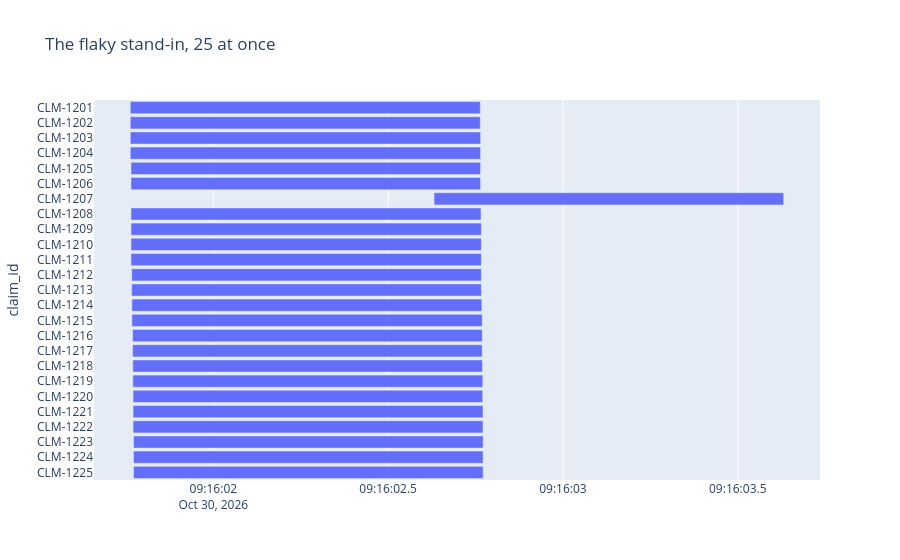

Source (notebook cell):
### Code cell
builder = StateGraph(Dispatch)
builder.add_node("list_claims", list_claims)
builder.add_node("work_claim", flaky_stand_in, retry_policy=RetryPolicy(max_attempts=3))
builder.add_edge(START, "list_claims")
builder.add_conditional_edges("list_claims", fan_out, ["work_claim"])
builder.add_edge("work_claim", END)
flaky_dispatcher = builder.compile()

result = flaky_dispatcher.invoke({}, {"max_concurrency": 25})
print(f"{len(result['results'])} claims done. CLM-1207 took {tries['CLM-1207']} tries.")
show_timeline(result["results"], "The flaky stand-in, 25 at once")

### Figure 1 — Plotly figure (JSON) as saved in the notebook; plotly's stock layout.template omitted (floating-point values rounded to 4 significant figures)
{"data": [{"base": ["2026-10-30T09:16:01.762488", "2026-10-30T09:16:01.762488", "2026-10-30T09:16:01.762488", "2026-10-30T09:16:01.762488", "2026-10-30T09:16:01.764506", "2026-10-30T09:16:01.764506", "2026-10-30T09:16:02.631390", "2026-10-30T09:16:01.764506", "2026-10-30T09:16:01.764506", "2026-10-30T09:16:01.764506", "2026-10-30T09:16:01.764506", "2026-10-30T09:16:01.766527", "2026-10-30T09:16:01.766527", "2026-10-30T09:16:01.767044", "2026-10-30T09:16:01.767044", "2026-10-30T09:16:01.769051", "2026-10-30T09:16:01.769051", "2026-10-30T09:16:01.769736", "2026-10-30T09:16:01.769736", "2026-10-30T09:16:01.770356", "2026-10-30T09:16:01.770356", "2026-10-30T09:16:01.770356", "2026-10-30T09:16:01.771698", "2026-10-30T09:16:01.771698", "2026-10-30T09:16:01.771698"], "hovertemplate": "started=%{base}<br>finished=%{x}<br>claim_id=%{y}<extra></extra>", "legendgroup": "", "marker": {"color": "#636efa", "pattern": {"shape": ""}}, "name": "", "orientation": "h", "showlegend": false, "textposition": "auto", "type": "bar", "x": [1001, 1001, 1002, 1002, 1000, 1000, 1000, 1001, 1002, 1002, 1002, 1000, 1000, 1001, 1002, 1000, 1000, 1000, 1001, 1000, 1001, 1001, 1000, 1000, 1000], "xaxis": "x", "y": ["CLM-1201", "CLM-1202", "CLM-1203", "CLM-1204", "CLM-1205", "CLM-1206", "CLM-1207", "CLM-1208", "CLM-1209", "CLM-1210", "CLM-1211", "CLM-1212", "CLM-1213", "CLM-1214", "CLM-1215", "CLM-1216", "CLM-1217", "CLM-1218", "CLM-1219", "CLM-1220", "CLM-1221", "CLM-1222", "CLM-1223", "CLM-1224", "CLM-1225"], "yaxis": "y"}], "layout": {"barmode": "overlay", "legend": {"tracegroupgap": 0}, "title": {"text": "The flaky stand-in, 25 at once"}, "xaxis": {"anchor": "y", "domain": [0, 1], "type": "date"}, "yaxis": {"anchor": "x", "autorange": "reversed", "domain": [0, 1], "title": {"text": "claim_id"}}}}
